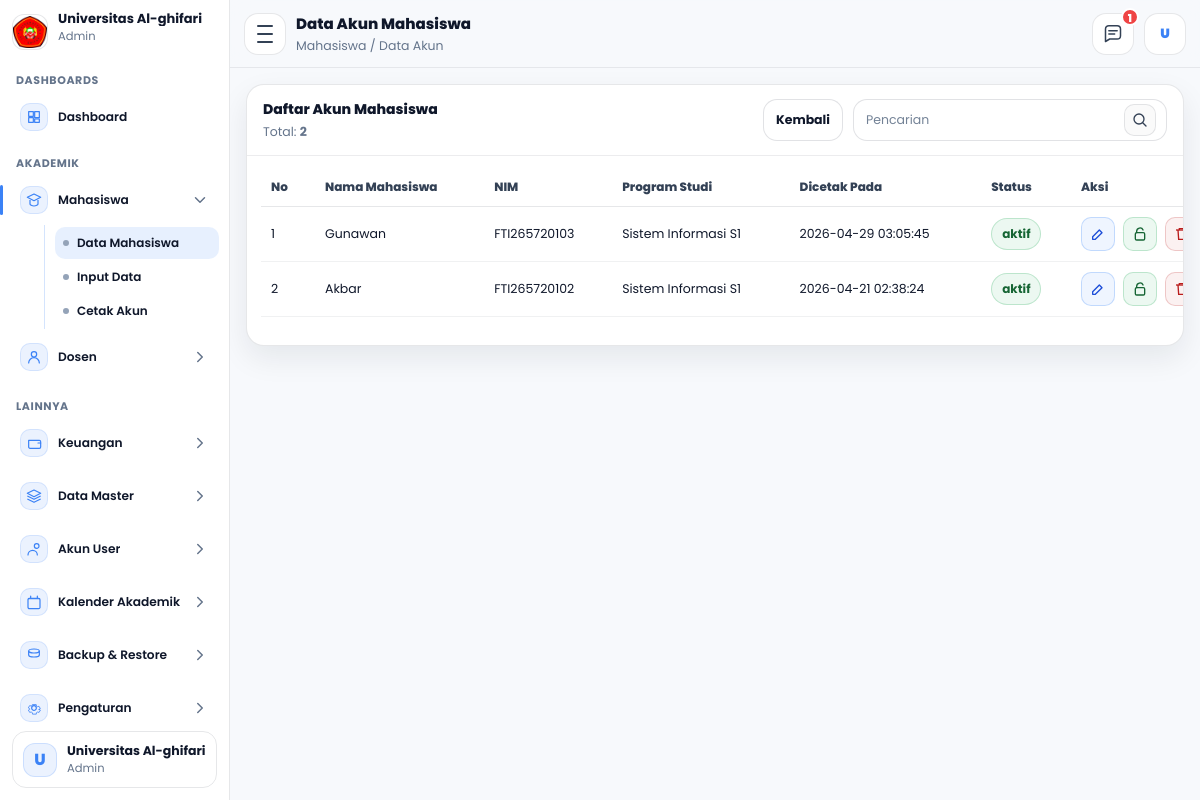
The app's page /admin/mahasiswa/dataakun.php (signed in) with its own data.
### tables this page shows
CREATE TABLE `mahasiswa` (
  `id_mahasiswa` int NOT NULL,
  `tanggal_registrasi` date NOT NULL,
  `periode_pendaftaran` varchar(60) NOT NULL,
  `jenis_pendaftaran` varchar(60) NOT NULL,
  `jalur_pendaftaran` varchar(60) DEFAULT NULL,
  `program_studi` varchar(100) NOT NULL,
  `kelas` varchar(30) NOT NULL,
  `nim` varchar(30) NOT NULL,
  `jalur_keuangan` varchar(100) NOT NULL,
  `nama_mahasiswa` varchar(150) NOT NULL,
  `tempat_lahir` varchar(100) NOT NULL,
  `tanggal_lahir` date NOT NULL,
  `jenis_kelamin` varchar(20) NOT NULL,
  `golongan_darah` varchar(5) DEFAULT NULL,
  `agama` varchar(30) NOT NULL,
  `ukuran_seragam` varchar(10) NOT NULL,
  `nik` varchar(30) DEFAULT NULL,
  `nisn` varchar(30) DEFAULT NULL,
  `npwp` varchar(30) DEFAULT NULL,
  `kewarganegaraan` enum('WNI','WNA') DEFAULT NULL,
  `provinsi` varchar(100) DEFAULT NULL,
  `kab_kota` varchar(100) DEFAULT NULL,
  `kecamatan` varchar(100) DEFAULT NULL,
  `kelurahan` varchar(100) DEFAULT NULL,
  `jalan` varchar(200) DEFAULT NULL,
  `dusun` varchar(100) DEFAULT NULL,
  `rt` varchar(10) DEFAULT NULL,
  `rw` varchar(10) DEFAULT NULL,
  `kode_pos` varchar(10) DEFAULT NULL,
  `jenis_tinggal` varchar(50) DEFAULT NULL,
  `alat_transportasi` varchar(50) DEFAULT NULL,
  `telepon` varchar(30) DEFAULT NULL,
  `hp` varchar(30) DEFAULT NULL,
  `email` varchar(120) DEFAULT NULL,
  `penerima_kps` enum('Ya','Tidak') DEFAULT NULL,
  `no_kps` varchar(50) DEFAULT NULL,
  `nama_ayah` varchar(150) DEFAULT NULL,
  `tanggal_lahir_ayah` date DEFAULT NULL,
  `pendidikan_ayah` varchar(80) DEFAULT NULL,
  `pekerjaan_ayah` varchar(80) DEFAULT NULL,
  `penghasilan_ayah` varchar(80) DEFAULT NULL,
  `nama_ibu` varchar(150) DEFAULT NULL,
  `tanggal_lahir_ibu` date DEFAULT NULL,
  `pendidikan_ibu` varchar(80) DEFAULT NULL,
  `pekerjaan_ibu` varchar(80) DEFAULT NULL,
  `penghasilan_ibu` varchar(80) DEFAULT NULL,
  `nama_wali` varchar(150) DEFAULT NULL,
  `tanggal_lahir_wali` date DEFAULT NULL,
  `pendidikan_wali` varchar(80) DEFAULT NULL,
  `pekerjaan_wali` varchar(80) DEFAULT NULL,
  `penghasilan_wali` varchar(80) DEFAULT NULL,
  `asal_sekolah` varchar(150) DEFAULT NULL,
  `no_ijazah` varchar(80) DEFAULT NULL,
  `alamat_sekolah` varchar(255) DEFAULT NULL,
  `kodepos_sekolah` varchar(10) DEFAULT NULL,
  `email_sekolah` varchar(120) DEFAULT NULL,
  `telepon_sekolah` varchar(30) DEFAULT NULL,
  `website_sekolah` varchar(120) DEFAULT NULL,
  `asal_jurusan` varchar(120) DEFAULT NULL,
  `sks_diakui` int DEFAULT NULL,
  `asal_perguruan_tinggi` varchar(150) DEFAULT NULL,
  `asal_program_studi` varchar(150) DEFAULT NULL,
  `akun_dicetak` tinyint(1) NOT NULL DEFAULT '0',
  `akun_dicetak_pada` timestamp NULL DEFAULT NULL,
  `id_user` int DEFAULT NULL,
  `dibuat_pada` timestamp NULL DEFAULT CURRENT_TIMESTAMP,
  `diubah_pada` timestamp NULL DEFAULT NULL ON UPDATE CURRENT_TIMESTAMP
);

### admin/mahasiswa/dataakun.php (the view, shortened to what this page needs)
<?php
require_once __DIR__ . "/../layout.php";
$qRaw = trim($_GET['q'] ?? '');
$q = $qRaw;
$page = (int)($_GET['page'] ?? 1);
$perPage = 15;
$offset = ($page - 1) * $perPage;
function buildWhereAndParamsAkun($q){
  $where = "WHERE IFNULL(m.akun_dicetak,0)=1";
  $params = [];
  $types = "";
  return [$where, $types, $params];
}
function renderRowsAkun($rows, $offset){
  $no = $offset + 1;
  $html = '';
  foreach ($rows as $r){
    $id     = (int)($r['id_mahasiswa'] ?? 0);
    $nama   = e($r['nama_mahasiswa'] ?? '');
    $nim    = e($r['nim'] ?? '');
    $prodi  = e($r['program_studi'] ?? '-');
    $dicetak= e($r['akun_dicetak_pada'] ?? '-');
    $status = ($r['status'] ?? 'aktif') === 'nonaktif' ? 'nonaktif' : 'aktif';
    $lockTitle = ($status === 'aktif') ? 'Nonaktifkan' : 'Aktifkan';
    $svgUnlock = '<svg viewBox="0 0 24 24" fill="none" aria-hidden="true">
        <path d="M7 10V8a5 5 0 0 1 9.6-2" stroke="currentColor" stroke-width="2" stroke-linecap="round"/>
        <path d="M7 10h10a2 2 0 0 1 2 2v7a2 2 0 0 1-2 2H7a2 2 0 0 1-2-2v-7a2 2 0 0 1 2-2Z" stroke="currentColor" stroke-width="2" stroke-linejoin="round"/>
      </svg>';
    $svgLock = '<svg viewBox="0 0 24 24" fill="none" aria-hidden="true">
        <path d="M7 10V8a5 5 0 0 1 10 0v2" stroke="currentColor" stroke-width="2" stroke-linecap="round"/>
        <path d="M7 10h10a2 2 0 0 1 2 2v7a2 2 0 0 1-2 2H7a2 2 0 0 1-2-2v-7a2 2 0 0 1 2-2Z" stroke="currentColor" stroke-width="2" stroke-linejoin="round"/>
        <path d="M12 14v3" stroke="currentColor" stroke-width="2" stroke-linecap="round"/>
      </svg>';
    $html .= '<tr>';
    $html .= '<td class="col-no">'.$no.'</td>';
    $html .= '<td>'.$nama.'</td>';
    $html .= '<td>'.$nim.'</td>';
    $html .= '<td>'.$prodi.'</td>';
    $html .= '<td>'.$dicetak.'</td>';
    $html .= '<td><span class="st-pill '.($status==='aktif'?'on':'off').'">'.e($status).'</span></td>';
    $html .= '<td class="aksi">
      <a class="icon-btn edit" href="editakun.php?id='.$id.'" title="Edit">
        <svg viewBox="0 0 24 24" fill="none" aria-hidden="true">
          <path d="M4 20h4l10-10-4-4L4 16v4Z" stroke="currentColor" stroke-width="2" stroke-linejoin="round"/>
        </svg>
      </a>
      <button class="icon-btn lock '.($status==='aktif'?'on':'off').'" type="button"
              data-toggle="1" data-id="'.$id.'" data-status="'.$status.'"
              title="'.$lockTitle.'">
        '.(($status==='aktif') ? $svgUnlock : $svgLock).'
      </button>
      <button class="icon-btn del" type="button"
              data-del="1" data-id="'.$id.'" data-name="'.$nama.'"
              title="Hapus">
        <svg viewBox="0 0 24 24" fill="none" aria-hidden="true">
          <path d="M3 6h18" stroke="currentColor" stroke-width="2"/>
          <path d="M8 6V4h8v2" stroke="currentColor" stroke-width="2"/>
          <path d="M6 6l1 14h10l1-14" stroke="currentColor" stroke-width="2"/>
        </svg>
      </button>
    </td>';
    $html .= '</tr>';
    $no++;
  }
  return $html;
}
list($where, $types, $params) = buildWhereAndParamsAkun($q);
$sqlTotal = "SELECT COUNT(*) AS total
             FROM mahasiswa m
             LEFT JOIN users u
               ON (u.id_user = m.id_user)
               OR (u.username = m.nim AND u.role='mahasiswa')
             $where";
$stmtT = $conn->prepare($sqlTotal);
$stmtT->execute();
$rsT = $stmtT->get_result();
$total = 0;
if ($rsT && ($rowT = $rsT->fetch_assoc())) $total = (int)($rowT['total'] ?? 0);
$sql = "SELECT m.id_mahasiswa, m.nama_mahasiswa, m.nim, m.program_studi, m.akun_dicetak_pada,
               IFNULL(u.status,'aktif') AS status
        FROM mahasiswa m
        LEFT JOIN users u
          ON (u.id_user = m.id_user)
          OR (u.username = m.nim AND u.role='mahasiswa')
        $where
        ORDER BY m.id_mahasiswa DESC
        LIMIT ? OFFSET ?";
$stmt = $conn->prepare($sql);
if ($types !== '') {
  $types2 = $types . "ii";
  $limit = $perPage;
  $off = $offset;
  $stmt->bind_param($types2, ...array_merge($params, [$limit,$off]));
} else {
  $limit = $perPage;
  $off = $offset;
  $stmt->bind_param("ii", $limit, $off);
}
$stmt->execute();
$rs = $stmt->get_result();
$rows = [];
if ($rs) {
  while ($r = $rs->fetch_assoc()) $rows[] = $r;
}
$tbodyHtml = renderRowsAkun($rows, $offset);
?>
<div class="panel">
  <div class="panel-head">
    <div class="panel-left">
      <div class="panel-title">Daftar Akun Mahasiswa</div>
      <div class="panel-sub">Total: <b id="totalText"><?= (int)$total ?></b></div>
    </div>
    <div class="panel-actions">
      <a class="btn-ghost" href="cetakakun.php" title="Kembali">Kembali</a>
      <div class="searchbox">
        <input type="text" id="q" placeholder="Pencarian" value="<?= e($q) ?>" autocomplete="off">
        <button type="button" class="sbtn" aria-label="Cari">
          <svg viewBox="0 0 24 24" fill="none" aria-hidden="true">
            <path d="M10.5 18a7.5 7.5 0 1 1 0-15 7.5 7.5 0 0 1 0 15Z" stroke="currentColor" stroke-width="2"/>
            <path d="M16.5 16.5 21 21" stroke="currentColor" stroke-width="2" stroke-linecap="round"/>
          </svg>
        </button>
      </div>
    </div>
  </div>
  <div class="table-wrap">
    <table class="tbl">
      <thead>
        <tr>
          <th class="col-no">No</th>
          <th>Nama Mahasiswa</th>
          <th>NIM</th>
          <th>Program Studi</th>
          <th>Dicetak Pada</th>
          <th>Status</th>
          <th class="col-aksi">Aksi</th>
        </tr>
      </thead>
      <tbody id="tbody">
        <?= $tbodyHtml ?>
      </tbody>
    </table>
  </div>
  <div class="panel-foot">
  </div>
</div>

### css/css_admin/dashboard.css (style rules this page uses)
:root { --font: "Poppins", system-ui, -apple-system, Segoe UI, Roboto, Arial, sans-serif; --bg:#f7f9fc; --panel:#ffffff; --text:#0f172a; --muted:#64748b; --blue:#3b82f6; --blueSoft: rgba(59,130,246,.10); --blueHover: rgba(59,130,246,.08); --stroke: rgba(15,23,42,.10); --shadow: 0 12px 30px rgba(15,23,42,.08); --sideW: 230px; }
* { box-sizing:border-box; }
html,body { height:100%; }
body { margin:0; font-family: var(--font); background: var(--bg); color: var(--text); }

### css/css_admin/mahasiswa/dataakun.css (style rules this page uses)
:root { --font: "Poppins", system-ui, -apple-system, Segoe UI, Roboto, Arial, sans-serif; --bg:#f7f9fc; --panel:#ffffff; --text:#0f172a; --muted:#64748b; --blue:#3b82f6; --blueSoft: rgba(59,130,246,.10); --blueHover: rgba(59,130,246,.08); --stroke: rgba(15,23,42,.10); --shadow: 0 12px 30px rgba(15,23,42,.08); --radius: 18px; }
body { font-family: var(--font); }
input, select, button, textarea { font-family: var(--font); }
.panel { background:#fff; border: 1px solid var(--stroke); border-radius: var(--radius); box-shadow: var(--shadow); overflow: hidden; }
.panel-head { padding: 14px 16px; border-bottom: 1px solid rgba(15,23,42,.08); display:flex; align-items:center; justify-content: space-between; gap: 12px; flex-wrap: wrap; }
.panel-left { min-width: 200px; }
.panel-title { font-weight: 800; font-size: 14px; }
.panel-sub { margin-top: 3px; font-size: 12.5px; color: var(--muted); }
.panel-actions { display:flex; align-items:center; gap: 10px; flex-wrap: wrap; }
.btn-ghost { height: 42px; padding: 0 12px; border-radius: 14px; border: 1px solid rgba(15,23,42,.12); background: #fff; color: #0f172a; font-weight: 700; font-size: 12.5px; text-decoration:none; display:inline-flex; align-items:center; justify-content:center; }
.searchbox { display:flex; align-items:center; gap: 8px; border: 1px solid rgba(15,23,42,.12); background:#fff; border-radius: 14px; padding: 8px 10px; height: 42px; }
.searchbox input { border: 0; outline: none; font-size: 12.5px; min-width: 240px; }
.searchbox input::placeholder { color: rgba(100,116,139,.9); }
.sbtn { width: 32px; height: 32px; border-radius: 10px; border: 1px solid rgba(15,23,42,.10); background: rgba(15,23,42,.02); cursor:pointer; display:grid; place-items:center; }
.sbtn svg { width: 16px; height: 16px; color:#334155; }
.table-wrap { padding: 12px 14px 4px; overflow:auto; }
.tbl { width: 100%; border-collapse: separate; border-spacing: 0; min-width: 980px; }
.tbl thead th { text-align: left; font-size: 12px; font-weight: 800; color: #334155; padding: 10px 10px; border-bottom: 1px solid rgba(15,23,42,.10); background: #fff; white-space: nowrap; }
.tbl tbody td { font-size: 12.5px; color: var(--text); padding: 10px 10px; border-bottom: 1px solid rgba(15,23,42,.06); vertical-align: middle; white-space: nowrap; }
.col-no { width: 54px; }
.col-aksi { width: 170px; text-align:left; }
.st-pill { display:inline-flex; align-items:center; justify-content:center; padding: 6px 10px; border-radius: 999px; font-size: 12px; font-weight: 700; border: 1px solid rgba(15,23,42,.10); background: #fff; }
.st-pill.on { color: #166534; background: rgba(22,163,74,.08); border-color: rgba(22,163,74,.22); }
.panel-foot { padding: 10px 14px 14px; }
.aksi { display:flex; gap: 8px; align-items:center; }
.icon-btn { width: 34px; height: 34px; border-radius: 10px; border: 1px solid rgba(15,23,42,.10); background: #fff; display:inline-flex; align-items:center; justify-content:center; cursor:pointer; transition: all .15s ease; }
.icon-btn svg { width: 16px; height: 16px; }
.icon-btn.edit { color: #1d4ed8; background: rgba(59,130,246,.08); border-color: rgba(59,130,246,.25); }
.icon-btn.del { color: #b91c1c; background: rgba(185,28,28,.06); border-color: rgba(185,28,28,.20); }
.icon-btn.lock.on { color: #166534; background: rgba(22,163,74,.08); border-color: rgba(22,163,74,.22); }

### records on screen
mahasiswa: nama_mahasiswa "Gunawan", nim "FTI265720103", program_studi "Sistem Informasi S1", akun_dicetak_pada "2026-04-29 03:05:45", status "aktif"
mahasiswa: nama_mahasiswa "Akbar", nim "FTI265720102", program_studi "Sistem Informasi S1", akun_dicetak_pada "2026-04-21 02:38:24", status "aktif"

### other values on screen
$nama_tampil "Universitas Al-ghifari"
$g['title'] "DASHBOARDS"
$it['label'] "Dashboard"
$g['title'] "AKADEMIK"
$it['label'] "Mahasiswa"
$c['label'] "Data Mahasiswa"
$c['label'] "Input Data"
$c['label'] "Cetak Akun"
$it['label'] "Dosen"
$g['title'] "LAINNYA"
$it['label'] "Keuangan"
$it['label'] "Data Master"
$it['label'] "Akun User"
$it['label'] "Kalender Akademik"
$it['label'] "Backup & Restore"
